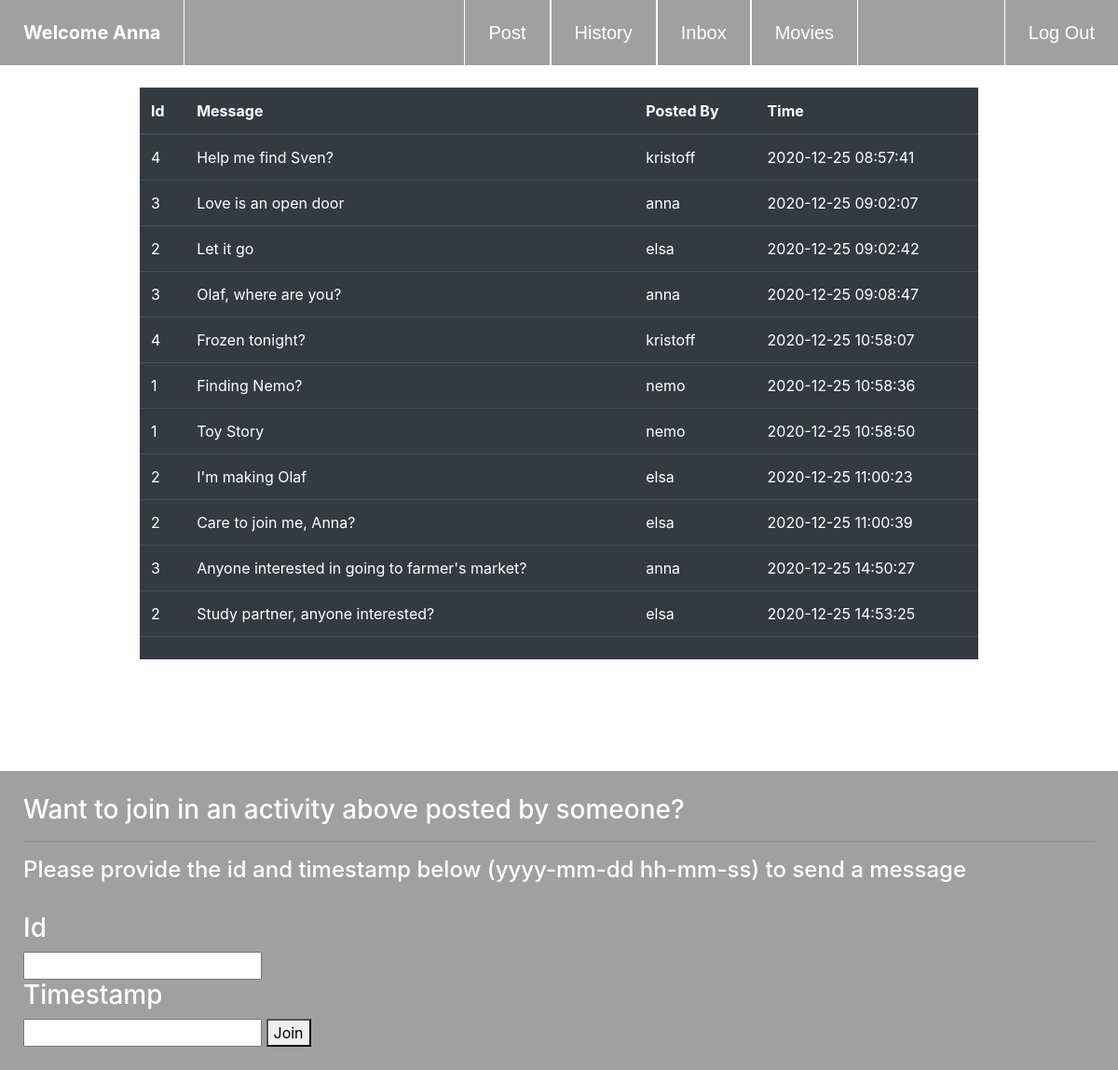
Screenshot of / (signed in) with the database file from the repository.
### tables this page shows
CREATE TABLE 'users' ('id' integer PRIMARY KEY AUTOINCREMENT NOT NULL, 'name' varchar(255) NOT NULL, 'email' varchar(255) NOT NULL, 'password'  varchar(255) NOT NULL  );

CREATE TABLE 'post' ('id' integer, 'message' varchar(255), 'time' varchar(255));

### application.py (the view, shortened to what this page needs)
@app.route("/", methods=["GET", "POST"])
@login_required
def index():
    user = db.execute("SELECT * from users where id=:id", id = session["user_id"])
    name = user[0]["name"][0].upper() + user[0]["name"][1:].lower()
    from_email = user[0]["email"]
    if request.method == "GET":
        rows = db.execute("SELECT post.id, message, name, time from users join post on users.id = post.id")
        return render_template("index.html", name=name, rows=rows)

### application.py (called while the page is built)
def login_required(f):
    @wraps(f)
    def decorated_function(*args, **kwargs):
        if session.get("user_id") is None:
            return redirect("/login")
        return f(*args, **kwargs)
    return decorated_function

@app.after_request
def after_request(response):
    response.headers["Cache-Control"] = "no-cache, no-store, must-revalidate"
    response.headers["Expires"] = 0
    response.headers["Pragma"] = "no-cache"
    return response

### templates/index.html (shortened to what this page needs)
{% extends "layout.html" %}
{% block style %}
    <link rel="stylesheet" href="https://stackpath.bootstrapcdn.com/bootstrap/4.3.1/css/bootstrap.min.css">
{% endblock %}
{% block body %}
    <div class="links">
        <ul>
            <li class="indexnav" style="float: left;"><b>Welcome {{name}}</b></li>
            <li style="float: left; border-right: 1px solid white; margin-left: 25%;"><a href="/post">Post</a></li>
            <li style="float: left; border-right: 1px solid white;"><a href="/history">History</a></li>
            <li style="float: left; border-right: 1px solid white;"><a href="/inbox">Inbox</a></li>
            <li style="float: left; border-right: 1px solid white;"><a href="/movies">Movies</a></li>
            <li><a href="/logout">Log Out</a></li>
        </ul>
    </div>
    <br>
    <div class="table2">
    <table class="table table-dark table-stripped">
        <thead>
            <tr>
                <th>Id</th>
                <th>Message</th>
                <th>Posted By</th>
                <th>Time</th>
            </tr>
        </thead>
        <tbody>
            {% for row in rows %}
                {% set id = row["id"] %}
                {% set message = row["message"] %}
                {% set name1 = row["name"] %}
                {% set time = row["time"] %}
                    <tr>
                        <td>{{id}}</td>
                        <td>{{message}}</td>
                        <td>{{name1}}</td>
                        <td>{{time}}</td>
                    </tr>
            {% endfor %}
        </tbody>
        <tfoot>
            <td colspan="3"></td>
            <td></td>
        </tfoot>
    </table>
    </div>
    <div style="background-color: #a0a0a0; margin-top: 120px; color: white; padding: 25px;">
        <h3>Want to join in an activity above posted by someone?</h3>
        <hr>
        <h4>Please provide the id and timestamp below (yyyy-mm-dd hh-mm-ss) to send a message</h4><br>
        <form action="/" method="post">
            <h3>Id</h3>
            <input type="text" name="id">
            <h3>Timestamp</h3>
            <input type="text" name="time">
            <button type="submit">Join</button>
        </form>
    </div>
{% endblock %}

### static/styles.css (style rules this page uses)
body { margin: 0; padding: 0; }
.links { background-color: #a0a0a0; }
.links ul { list-style-type: none; margin: 0; padding: 0; overflow: hidden; }
.links li { float: right; }
.links a { display: block; color: white; text-align: center; padding: 20px 25px; text-decoration: none; font-family: sans-serif; border-left: 1px solid #fff; font-size: 20px; }
.indexnav { display: block; padding: 20px 25px; text-align: center; color: white; border-right: 1px solid white; font-size: 20px }
.table2 { width: 75%; margin: auto; }

### rows the page displays
users: name "Anna", name "anna"
post: id "4", message "Help me find Sven?", time "2020-12-25 08:57:41"
users: name "kristoff"
post: id "3", message "Love is an open door", time "2020-12-25 09:02:07"
post: id "2", message "Let it go", time "2020-12-25 09:02:42"
users: name "elsa"
post: id "3", message "Olaf, where are you?", time "2020-12-25 09:08:47"
post: id "4", message "Frozen tonight?", time "2020-12-25 10:58:07"
post: id "1", message "Finding Nemo?", time "2020-12-25 10:58:36"
users: name "nemo"
post: id "1", message "Toy Story", time "2020-12-25 10:58:50"
post: id "2", message "I'm making Olaf", time "2020-12-25 11:00:23"
post: id "2", message "Care to join me, Anna?", time "2020-12-25 11:00:39"
post: id "3", message "Anyone interested in going to farmer's market?", time "2020-12-25 14:50:27"
post: id "2", message "Study partner, anyone interested?", time "2020-12-25 14:53:25"
